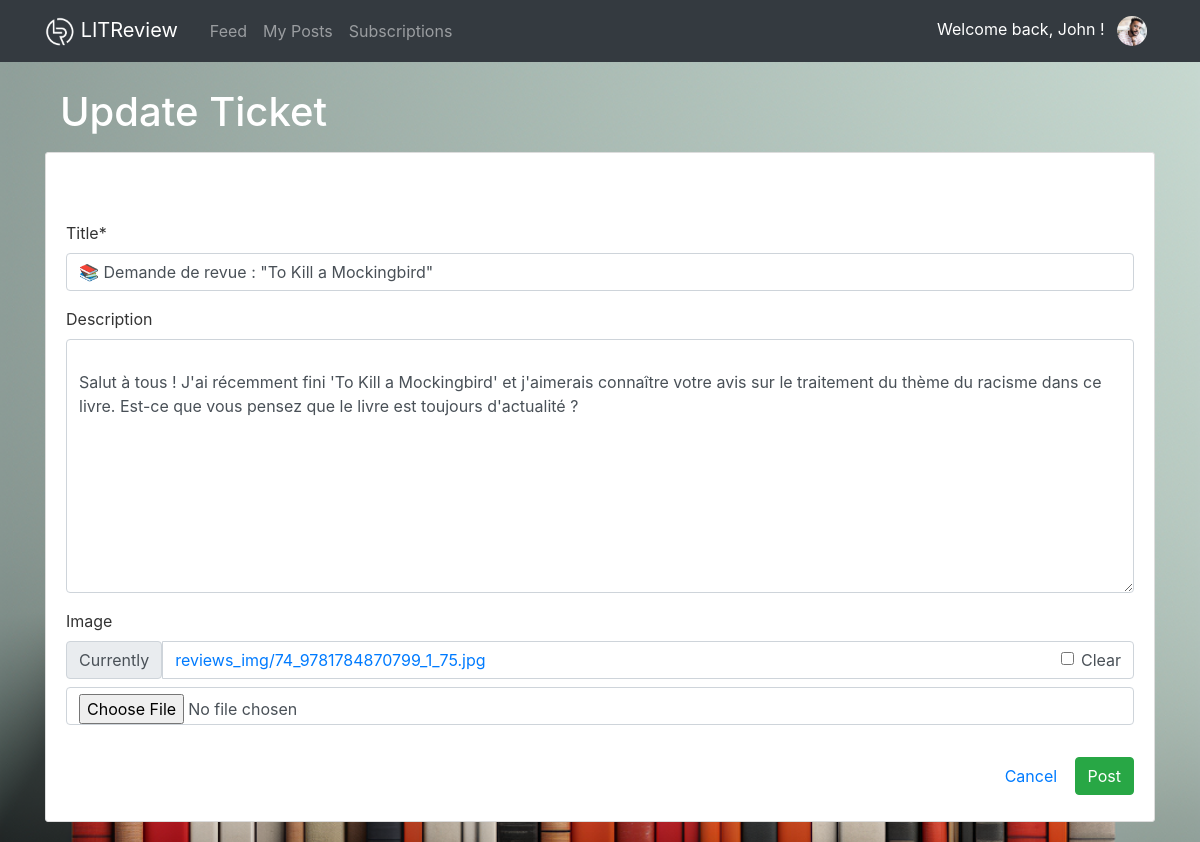
The app's page /ticket/1/update/ (signed in) with its own data.
### users/models.py (models this page shows, shortened)
class Profile(models.Model):
    user = models.OneToOneField(User, on_delete=models.CASCADE)
    image = models.ImageField(default='default.jpg', upload_to='profile_pics')

### reviews/models.py (models this page shows, shortened)
class Ticket(models.Model):
    title = models.CharField(max_length=128)
    description = models.TextField(max_length=2048, blank=True)
    user = models.ForeignKey(
        to=settings.AUTH_USER_MODEL, on_delete=models.CASCADE)
    time_created = models.DateTimeField(default=timezone.now)
    image = models.ImageField(blank=True, null=True, upload_to='reviews_img')
    if image is True:
        def save(self, *args, **kwargs):
            """Override the save method to handle image resizing."""
            super().save()
            img = ImageOps.contain(
                Image.open(self.image.path),
                (200, 200),
                method=3
            )
            img.save(self.image.path)

### reviews/views.py (the view)
# urls.py: path('ticket/<int:pk>/update/', views.ticket_update, name='ticket-update'),
@login_required
def ticket_update(request, pk):
    ticket = get_object_or_404(Ticket, id=pk)
    if ticket.user != request.user:
        raise PermissionDenied()
    if request.method == 'POST':
        form = NewTicketForm(request.POST, request.FILES, instance=ticket)
        if form.is_valid():
            form.save()
            messages.success(request, 'Your ticket has been updated!')
            return redirect('reviews-feed')
    else:
        form = NewTicketForm(instance=ticket)
    context = {
        'form': form,
        'title': 'Update Ticket'
    }
    return render(request, 'reviews/ticket_form.html', context)

### reviews/forms.py
class NewTicketForm(forms.ModelForm):
    title = forms.CharField(
        label="Title",
        max_length=128,
        widget=forms.TextInput()
    )
    description = forms.CharField(
        label="Description",
        max_length=2048,
        widget=forms.Textarea(),
        required=False
    )
    image = forms.ImageField(
        label="Image",
        required=False
    )
    class Meta:
        model = Ticket
        fields = ['title', 'description', 'image']

### reviews/templates/reviews/ticket_form.html (shortened to what this page needs)
{% extends "reviews/_base.html" %}
{% load crispy_forms_tags %}
{% block content %}
<div class="container">
  <div class="row mb-2">
    <h1 class="col-8 py-2 mb-0">{{ title }}</h1>
  </div>
</div>
<div class="content-section">
  <form method="POST" enctype='multipart/form-data'>
    <fieldset class="form-group">
      <h3 class="mb-4">Book / Article</h3>
      {{ form|crispy }}
      <div class="float-right mt-3">
        <a class="btn btn-link" href="{% url 'reviews-feed' %}">Cancel</a>
        <button class="btn btn-success" type="submit">Post</button>
      </div>
    </fieldset>
  </form>
</div>
{% endblock content %}

### reviews/templates/reviews/_base.html (shortened to what this page needs)
<!DOCTYPE html>
{% load static %}
<html lang="en">
<head>
  <link rel="stylesheet" href="https://cdn.jsdelivr.net/npm/bootstrap@4.6.1/dist/css/bootstrap.min.css"
>
  <link rel="stylesheet" href="https://cdn.jsdelivr.net/npm/bootstrap-icons@1.7.2/font/bootstrap-icons.css">
  <link rel="stylesheet" type="text/css" href="{% static 'reviews/css/main.css' %}">
</head>
<body>
  <header class="site-header">
    <nav class="navbar navbar-expand-md navbar-dark bg-dark fixed-top">
      <div class="container">
        <a class="navbar-brand mr-4" href="{% url 'reviews-feed' %}">
          <img src="{% static 'reviews/img/logo_w.png' %}" width="30" height="30" alt="LITReview logo">
          LITReview
        </a>
        <div class="collapse navbar-collapse" id="navbarToggle">
          <div class="navbar-nav mr-auto">
            {% if user.is_authenticated %}
              <a class="nav-item nav-link" href="{% url 'reviews-feed' %}">Feed</a>
              <a class="nav-item nav-link" href="{% url 'my-posts' %}">My Posts</a>
              <a class="nav-item nav-link" href="{% url 'subscriptions' %}">Subscriptions</a>
            {% endif %}
          </div>
          <div class="navbar-nav">
            {% if user.is_authenticated %}
              <div class="nav-item dropdown">
                <a class="nav-item nav-link text-white" href="#" id="navbarDropdown" role="button" data-toggle="dropdown">
                  Welcome back, {{ user.username }} !
                  <img class="rounded-circle ml-2" width="30" height="30" src="{{ user.profile.image.url }}"
                  alt="{{ user.username }} profile picture">
                </a>
              </div>
            {% else %}
              <a class="nav-item nav-link" href="{% url 'login' %}">Login</a>
              <a class="nav-item nav-link" href="{% url 'register' %}">Register</a>
            {% endif %}
          </div>
        </div>
      </div>
    </nav>
  </header>
  <main role="main" class="container">
    <div class="row">
      <div class="col-lg">
        {% block content %}{% endblock %}
      </div>
    </div>
  </main>
</body>
</html>

### reviews/static/reviews/css/main.css (style rules this page uses)
body { background-color: #ffffff; background-image: url("../img/Whatisyourstory.png"); background-size: cover; background-repeat: no-repeat; background-attachment: fixed; color: #333333; margin-top: 5rem; }
h1, h2, h3, h4, h5, h6 { color: white; text-decoration: solid; }
.site-header { color: #ffffff; }
.content-section { background: #ffffff; padding: 10px 20px; border: 1px solid #dddddd; border-radius: 3px; margin-bottom: 20px; }

### records on screen
Ticket: title "📚 Demande de revue : \"To Kill a Mockingbird\"", description "Salut à tous ! J'ai récemment fini 'To Kill a Mockingbird' et j'aimerais connaître votre avis sur le traitement du thème du racisme dans ce livre. Est-ce que vous pensez que le livre est toujours d'actualité ?"

### other values on screen
{{ user.username }} "John"
{{ title }} "Update Ticket"
